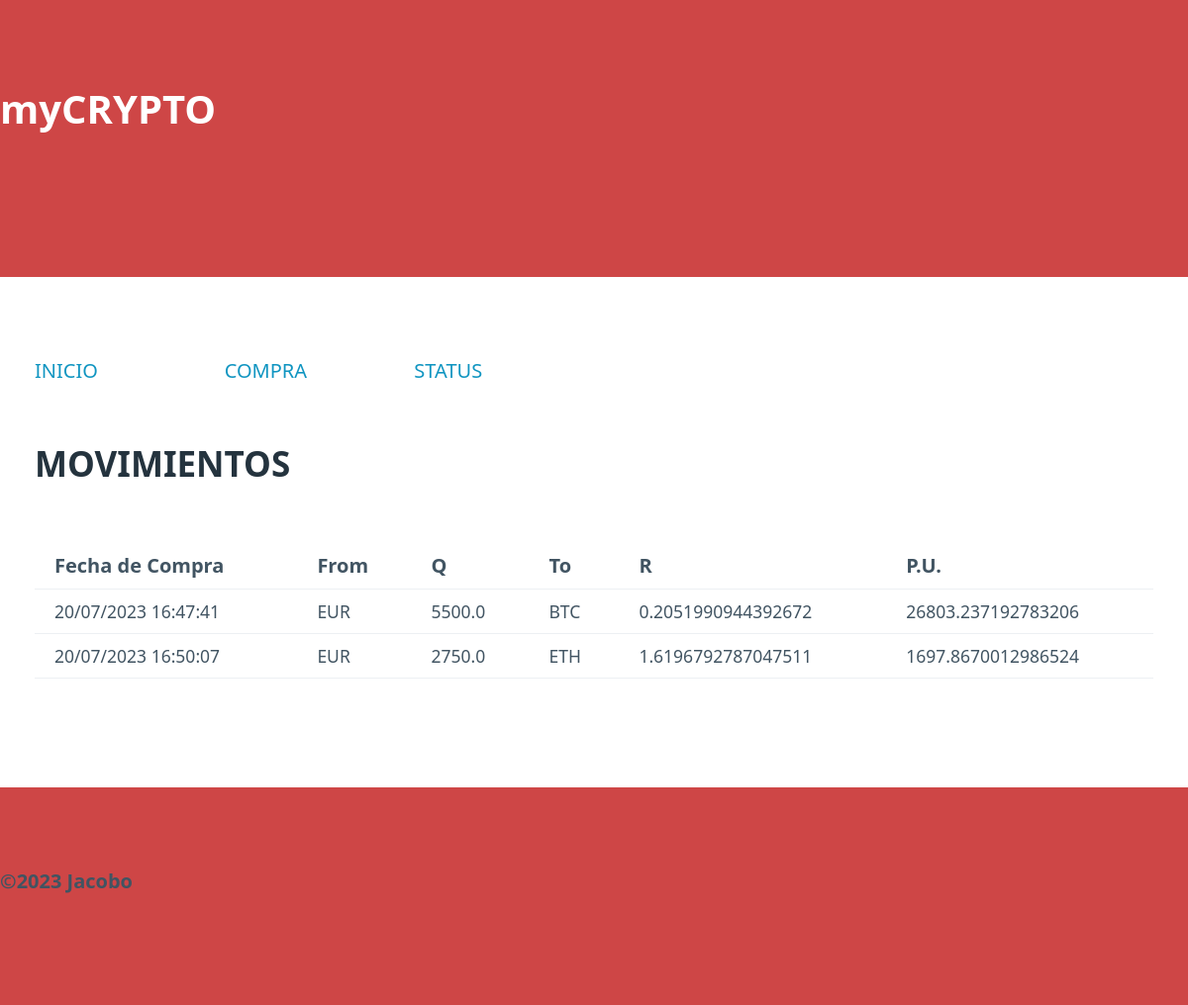
Before: / with the older database file.
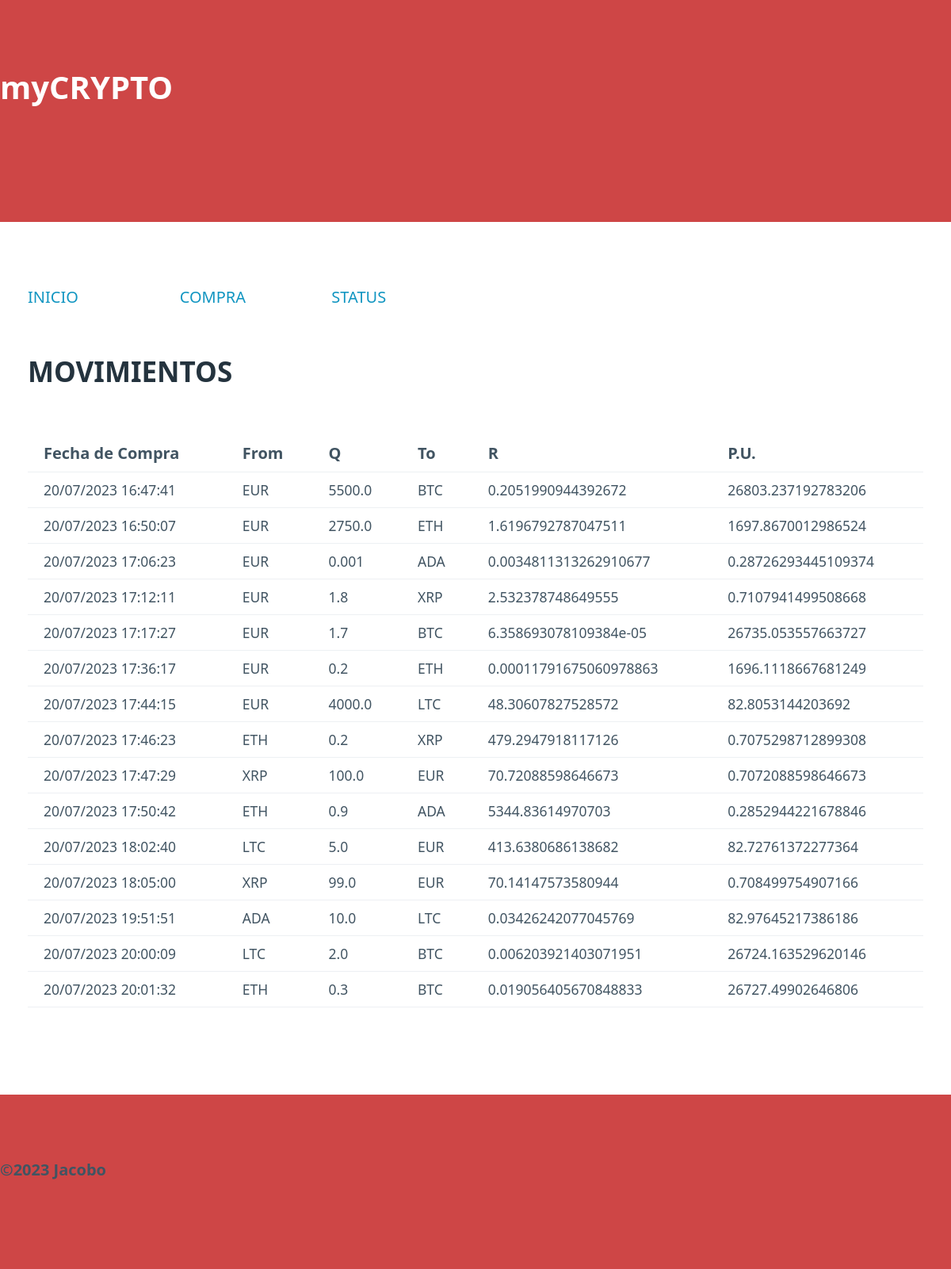
After: the same page with the newer database file.
### tables this page shows
CREATE TABLE "registro" (
	"id"	INTEGER NOT NULL,
	"Fecha"	TEXT NOT NULL,
	"Froome"	TEXT NOT NULL,
	"Q"	REAL NOT NULL,
	"Too"	TEXT NOT NULL,
	"R"	REAL NOT NULL,
	"PU"	REAL NOT NULL,
	PRIMARY KEY("id" AUTOINCREMENT)
);

### mi_aplicacion/routes.py (the view)
@app.route("/")
def index():
    print()
    print("saldos es", saldos())
    print()
    return render_template("index.html", resumen = show())

### mi_aplicacion/controler.py (called while the page is built)
def saldos():
    connection = sqlite3.connect("data/registro.db")
    cur = connection.cursor()
    criptos = ['EUR' ,'BTC', 'ETH', 'ADA', 'XRP', 'LTC']
    saldos = {}
    for cripto in criptos:
        query = """SELECT R FROM registro WHERE Too = (?) """
        cur.execute(query, (cripto,))
        sumatorio = cur.fetchall()
        if len(sumatorio) > 0:
            total = 0
            for saldo in sumatorio:
                total += saldo[0]
            saldos[cripto] = total
        else:
            saldos[cripto] = 0
    for cripto in criptos:
        query = """SELECT Q FROM registro WHERE Froome = (?) """
        cur.execute(query, (cripto,))
        sumatorio = cur.fetchall()
        if len(sumatorio) > 0:
            for saldo in sumatorio:
                saldos[cripto] -= saldo[0]
    return saldos

def show():
    connection = sqlite3.connect("data/registro.db")
    cur = connection.cursor()
    query = """SELECT * FROM registro;"""
    cur.execute(query)
    res = cur.fetchall()
    resumen = []
    for element in res:
        mov = Position(element[1], element[2], element[3], element[4],element[5], element[6])
        resumen.append(mov)
    return resumen

### mi_aplicacion/templates/index.html (shortened to what this page needs)
<html lang="en">
<head>
    <link rel="stylesheet" href="static/pico.css">
    <link rel="stylesheet" href="static/style.css">
</head>
<body>
    <header class="titulo">
        <h1>myCRYPTO</h1>
    </header>
    <main class="container">
    <div class="grid">
        <div>
            <a class="disabled" href="/">INICIO</a>
        </div>
        <div>
            <a href="/compra">COMPRA</a>
        </div>
        <div>
            <a href="/status">STATUS</a>
        </div>
        <div></div>
        <div></div>
        <div></div>
    </div>
    <h2>MOVIMIENTOS</h2>
    {% if resumen %}
    <table>
        <tr>
            <th><strong>Fecha de Compra</strong></th>
            <th><strong>From</strong></th>
            <th><strong>Q</strong></th>
            <th><strong>To</strong></th>
            <th><strong>R</strong></th>
            <th><strong>P.U.</strong></th>
        </tr>
        {% for posicion in resumen %}
        <tr>
            <td>{{posicion.moment}}</td>
            <td>{{posicion.coin_from}}</td>
            <td>{{posicion.q}}</td>
            <td>{{posicion.coin_to}}</td>
            <td>{{posicion.r}}</td>
            <td>{{posicion.value_u}}</td>
        </tr>
        {% endfor %}
    </table>
    {% else %}
    <h5>Aún no tienes ninguna compra en tu cartera</h5>
    {% endif %}
    </main>
    <footer class="titulo">
        <p><strong>&copy2023 Jacobo</strong></p>
    </footer>
</body>
</html>

### mi_aplicacion/static/style.css (style rules this page uses)
.disabled { cursor: not-allowed; pointer-events: none; }
.titulo { background-color: rgb(206, 70, 70); font-weight: bold; }
h1 { color: white; font-size: 2em; }

Changed rows visible on the page:
added registro: moment "20/07/2023 17:06:23", coin_from "EUR", q "0.001", coin_to "ADA", r "0.0034811313262910677", value_u "0.28726293445109374"
added registro: moment "20/07/2023 17:12:11", coin_from "EUR", q "1.8", coin_to "XRP", r "2.532378748649555", value_u "0.7107941499508668"
added registro: moment "20/07/2023 17:17:27", coin_from "EUR", q "1.7", coin_to "BTC", r "6.358693078109384e-05", value_u "26735.053557663727"
added registro: moment "20/07/2023 17:36:17", coin_from "EUR", q "0.2", coin_to "ETH", r "0.00011791675060978863", value_u "1696.1118667681249"
added registro: moment "20/07/2023 17:44:15", coin_from "EUR", q "4000.0", coin_to "LTC", r "48.30607827528572", value_u "82.8053144203692"
added registro: moment "20/07/2023 17:46:23", coin_from "ETH", q "0.2", coin_to "XRP", r "479.2947918117126", value_u "0.7075298712899308"
added registro: moment "20/07/2023 17:47:29", coin_from "XRP", q "100.0", coin_to "EUR", r "70.72088598646673", value_u "0.7072088598646673"
added registro: moment "20/07/2023 17:50:42", coin_from "ETH", q "0.9", coin_to "ADA", r "5344.83614970703", value_u "0.2852944221678846"
added registro: moment "20/07/2023 18:02:40", coin_from "LTC", q "5.0", coin_to "EUR", r "413.6380686138682", value_u "82.72761372277364"
added registro: moment "20/07/2023 18:05:00", coin_from "XRP", q "99.0", coin_to "EUR", r "70.14147573580944", value_u "0.708499754907166"
added registro: moment "20/07/2023 19:51:51", coin_from "ADA", q "10.0", coin_to "LTC", r "0.03426242077045769", value_u "82.97645217386186"
added registro: moment "20/07/2023 20:00:09", coin_from "LTC", q "2.0", coin_to "BTC", r "0.006203921403071951", value_u "26724.163529620146"
added registro: moment "20/07/2023 20:01:32", coin_from "ETH", q "0.3", coin_to "BTC", r "0.019056405670848833", value_u "26727.49902646806"
